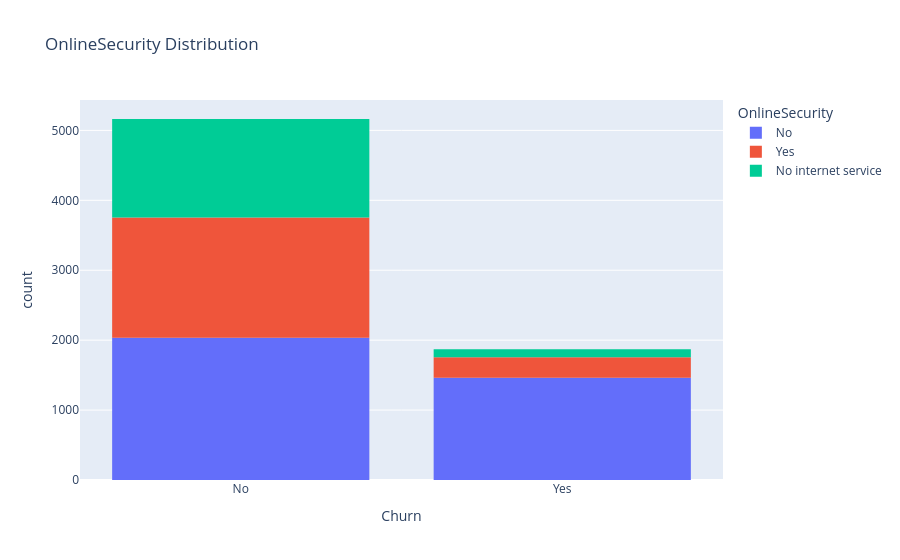

The notebook cell this image was saved under:
### Code cell
px.histogram(df, x="Churn", color="OnlineSecurity",
             title="OnlineSecurity Distribution").show()

### Figure 1 — Plotly figure (JSON) as saved in the notebook; plotly's stock layout.template omitted (floating-point values rounded to 4 significant figures; data arrays with more than 128 entries replaced by an {"elided": "..."} marker saying what was removed)
{"data": [{"bingroup": "x", "hovertemplate": "OnlineSecurity=No<br>Churn=%{x}<br>count=%{y}<extra></extra>", "legendgroup": "No", "marker": {"color": "#636efa", "pattern": {"shape": ""}}, "name": "No", "orientation": "v", "showlegend": true, "type": "histogram", "x": {"elided": "3497 str values"}, "xaxis": "x", "yaxis": "y"}, {"bingroup": "x", "hovertemplate": "OnlineSecurity=Yes<br>Churn=%{x}<br>count=%{y}<extra></extra>", "legendgroup": "Yes", "marker": {"color": "#EF553B", "pattern": {"shape": ""}}, "name": "Yes", "orientation": "v", "showlegend": true, "type": "histogram", "x": {"elided": "2015 str values"}, "xaxis": "x", "yaxis": "y"}, {"bingroup": "x", "hovertemplate": "OnlineSecurity=No internet service<br>Churn=%{x}<br>count=%{y}<extra></extra>", "legendgroup": "No internet service", "marker": {"color": "#00cc96", "pattern": {"shape": ""}}, "name": "No internet service", "orientation": "v", "showlegend": true, "type": "histogram", "x": {"elided": "1520 str values"}, "xaxis": "x", "yaxis": "y"}], "layout": {"barmode": "relative", "legend": {"title": {"text": "OnlineSecurity"}, "tracegroupgap": 0}, "title": {"text": "OnlineSecurity Distribution"}, "xaxis": {"anchor": "y", "domain": [0, 1], "title": {"text": "Churn"}}, "yaxis": {"anchor": "x", "domain": [0, 1], "title": {"text": "count"}}}}
